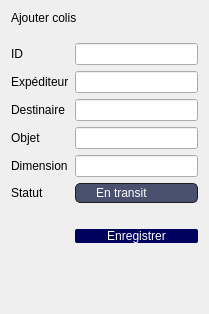
          <widget class="QWidget" name="scrollAreaWidgetContents_3">
           <property name="geometry">
            <rect>
             <x>0</x>
             <y>0</y>
             <width>209</width>
             <height>314</height>
            </rect>
           </property>
           <layout class="QFormLayout" name="formLayout_35">
            <item row="0" column="0" colspan="2">
             <widget class="QLabel" name="label_44">
              <property name="styleSheet">
               <string notr="true">font: 18pt &quot;Nunito Sans&quot;;</string>
              </property>
              <property name="text">
               <string>Ajouter colis</string>
              </property>
             </widget>
            </item>
            <item row="1" column="1">
             <layout class="QHBoxLayout" name="horizontalLayout_54"/>
            </item>
            <item row="2" column="1">
             <layout class="QHBoxLayout" name="horizontalLayout_122"/>
            </item>
            <item row="3" column="0">
             <widget class="QLabel" name="label_39">
              <property name="text">
               <string>ID</string>
              </property>
             </widget>
            </item>
            <item row="3" column="1">
             <widget class="QLineEdit" name="lineEdit12_2"/>
            </item>
            <item row="4" column="0">
             <widget class="QLabel" name="label_266">
              <property name="text">
               <string>Expéditeur</string>
              </property>
             </widget>
            </item>
            <item row="4" column="1">
             <widget class="QLineEdit" name="lineEdit_78"/>
            </item>
            <item row="5" column="0">
             <widget class="QLabel" name="label_42">
              <property name="text">
               <string>Destinaire</string>
              </property>
             </widget>
            </item>
            <item row="5" column="1">
             <widget class="QLineEdit" name="lineEdit13_2"/>
            </item>
            <item row="6" column="0">
             <widget class="QLabel" name="label_41">
              <property name="text">
               <string>Objet</string>
              </property>
             </widget>
            </item>
            <item row="6" column="1">
             <widget class="QLineEdit" name="lineEdit14_2"/>
            </item>
            <item row="7" column="0">
             <widget class="QLabel" name="label_37">
              <property name="text">
               <string>Dimension</string>
              </property>
             </widget>
            </item>
            <item row="7" column="1">
             <widget class="QLineEdit" name="lineEdit15_2"/>
            </item>
            <item row="8" column="0">
             <widget class="QLabel" name="label_33">
              <property name="text">
               <string>Statut</string>
              </property>
             </widget>
            </item>
            <item row="8" column="1">
             <widget class="QComboBox" name="comboBox_6">
              <property name="styleSheet">
               <string notr="true">QComboBox QAbstractItemView
{
    border: 2px solid darkgray;
    color: white;
    selection-background-color: rgb(73, 81, 111);
}

QComboBox::drop-down
{
     subcontrol-origin: padding;
     subcontrol-position: top right;
     width: 15px;
     color: white;
     border-left-width: 0px;
     border-left-color: darkgray;
     border-left-style: solid; /* just a single line */
     border-top-right-radius: 3px; /* same radius as the QComboBox */
     border-bottom-right-radius: 3px;
     padding-left: 10px;
 }
QComboBox
{
	
	font: 25 8pt &quot;Nunito&quot;;
    subcontrol-origin: padding;
    subcontrol-position: top right;
    selection-background-color: #111;
    selection-color: yellow;
    color: white;
	background-color: rgb(73, 81, 111);
    border-style: solid;
    border: 1px solid #1e1e1e;
    border-radius: 5;
    padding: 1px 0px 1px 20px;
}</string>
              </property>
              <item>
               <property name="text">
                <string>En transit</string>
               </property>
              </item>
              <item>
               <property name="text">
                <string>Reçu</string>
               </property>
              </item>
             </widget>
            </item>
            <item row="10" column="0">
             <widget class="QLabel" name="label_56">
              <property name="text">
               <string/>
              </property>
             </widget>
            </item>
            <item row="12" column="1">
             <widget class="QPushButton" name="pushButton_17">
              <property name="styleSheet">
               <string notr="true">QPushButton
{
	border: 10 px;border-radius: 2px;
background-color: rgb(0, 0, 95);
color:white;
	font: 25 9pt &quot;Nunito&quot;;
}</string>
              </property>
              <property name="text">
               <string>Enregistrer</string>
              </property>
             </widget>
            </item>
           </layout>
          </widget>
